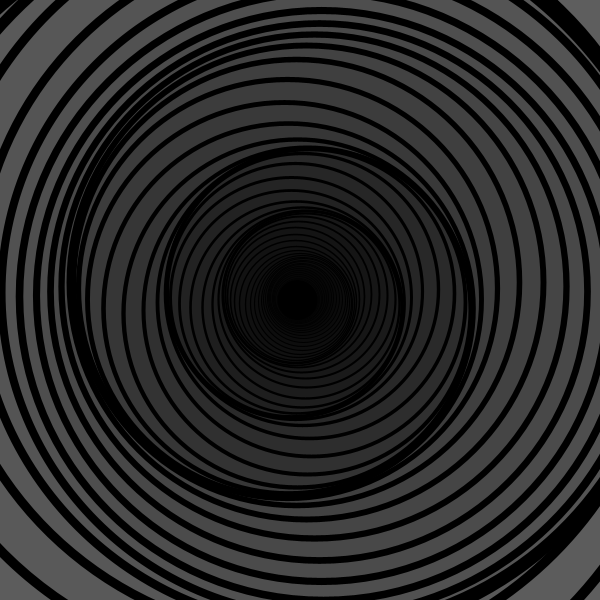
Frame 1 (no input)
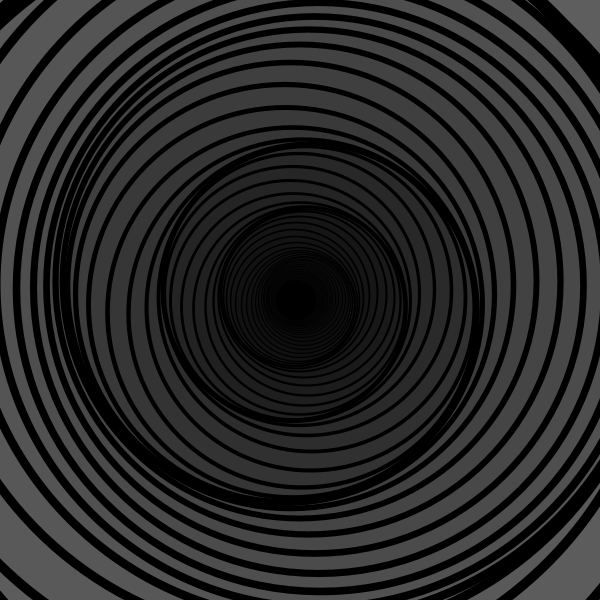
Frame 60 (the mouse pressed at the canvas centre just before this capture)
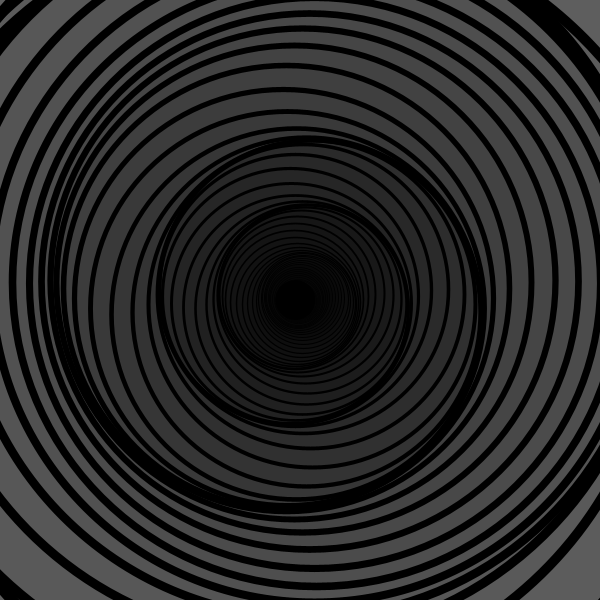
Frame 120 (the mouse held since frame 60 and released just before this capture)

The Processing sketch that drew these frames (run headless with seeded random() and noise(); from frame 60 on, the mouse is pressed at the canvas centre):

// Processing sketch: rotatingcircles
// ── rotatingcircles.pde
float a, b, x, y, d, h=600/2, r, s, shrink=0.94;
void setup() {
  size(600, 600);
}
void draw() {
  background(100);
  translate(h, h);
  for (s=600*2; s>1; s*=shrink) {
    d=norm(s, 0, 600*2);
    fill(0, (1-d)*20);
    strokeWeight(d*15);
    r = d*50*shrink;
    x=cos((b*d*100*(1-shrink))+a)*r;
    y=sin((b*d*100*(1-shrink))+a)*r;
    circle(x, y, s);
    b+=d;
  }
  a+=.1;
  fill(0);
  circle(cos(b+a)*5, 0, 40);
  b=0;
}
